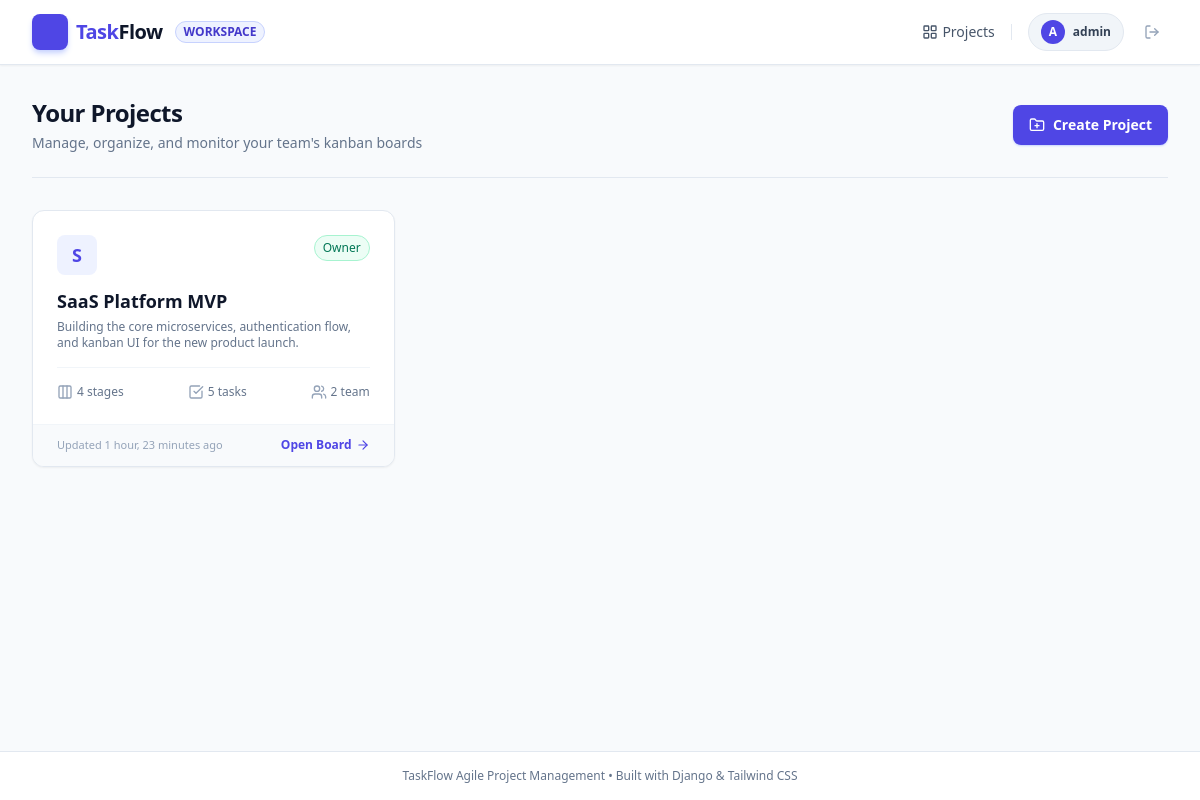
The app's page / (signed in) with its own data.
### boards/models.py (models this page shows, shortened)
class Project(models.Model):
    name = models.CharField(max_length=150)
    description = models.TextField(blank=True)
    owner = models.ForeignKey(User, on_delete=models.CASCADE, related_name='owned_projects')
    members = models.ManyToManyField(User, related_name='projects', blank=True)
    created_at = models.DateTimeField(auto_now_add=True)
    updated_at = models.DateTimeField(auto_now=True)

### boards/views.py (the view)
# urls.py: path('', views.project_list, name='project_list'),
@login_required
def project_list(request):
    projects = Project.objects.filter(
        Q(owner=request.user) | Q(members=request.user)
    ).distinct().order_by('-updated_at')
    form = ProjectForm()
    return render(request, 'boards/project_list.html', {
        'projects': projects,
        'form': form,
    })

### templates/boards/project_list.html (shortened to what this page needs)
{% extends 'base.html' %}
{% block content %}
<div class="max-w-7xl mx-auto px-4 sm:px-6 lg:px-8 py-8 w-full">
    <div class="flex flex-col sm:flex-row sm:items-center sm:justify-between pb-6 border-b border-slate-200 gap-4">
        <div>
            <h1 class="text-2xl font-bold text-slate-900 tracking-tight">Your Projects</h1>
            <p class="text-sm text-slate-500 mt-1">Manage, organize, and monitor your team's kanban boards</p>
        </div>
        <div>
            <button onclick="document.getElementById('newProjectModal').classList.remove('hidden')"
                    class="inline-flex items-center space-x-2 px-4 py-2.5 bg-indigo-600 hover:bg-indigo-700 text-white rounded-lg shadow-sm shadow-indigo-200 text-sm font-semibold transition">
                <i data-lucide="folder-plus" class="w-4 h-4"></i>
                <span>Create Project</span>
            </button>
        </div>
    </div>
    <div class="mt-8">
        {% if projects %}
            <div class="grid grid-cols-1 md:grid-cols-2 lg:grid-cols-3 gap-6">
                {% for project in projects %}
                <div class="bg-white rounded-xl border border-slate-200 shadow-sm hover:shadow-md transition flex flex-col justify-between overflow-hidden group">
                    <div class="p-6">
                        <div class="flex items-start justify-between">
                            <div class="w-10 h-10 rounded-lg bg-indigo-50 text-indigo-600 flex items-center justify-center font-bold text-lg mb-3">
                                {{ project.name|slice:":1"|upper }}
                            </div>
                            <span class="text-xs px-2 py-1 rounded-full font-medium {% if project.owner == user %} bg-emerald-50 text-emerald-700 border border-emerald-200 {% else %} bg-slate-100 text-slate-600 {% endif %}">
                                {% if project.owner == user %}Owner{% else %}Member{% endif %}
                            </span>
                        </div>
                        <h3 class="text-lg font-bold text-slate-900 group-hover:text-indigo-600 transition truncate">
                            <a href="{% url 'project_board' project.id %}">{{ project.name }}</a>
                        </h3>
                        <p class="text-xs text-slate-500 mt-1 line-clamp-2 h-8">
                            {{ project.description|default:"No description provided." }}
                        </p>
                        <div class="mt-4 pt-4 border-t border-slate-100 flex items-center justify-between text-xs text-slate-500">
                            <div class="flex items-center space-x-1">
                                <i data-lucide="columns-3" class="w-4 h-4 text-slate-400"></i>
                                <span>{{ project.columns.count }} stages</span>
                            </div>
                            <div class="flex items-center space-x-1">
                                <i data-lucide="check-square" class="w-4 h-4 text-slate-400"></i>
                                <span>{{ project.tasks.count }} tasks</span>
                            </div>
                            <div class="flex items-center space-x-1">
                                <i data-lucide="users" class="w-4 h-4 text-slate-400"></i>
                                <span>{{ project.members.count|add:1 }} team</span>
                            </div>
                        </div>
                    </div>
                    <div class="bg-slate-50 px-6 py-3 border-t border-slate-100 flex items-center justify-between">
                        <span class="text-[11px] text-slate-400">Updated {{ project.updated_at|timesince }} ago</span>
                        <a href="{% url 'project_board' project.id %}" class="text-xs font-semibold text-indigo-600 hover:text-indigo-700 flex items-center space-x-1">
                            <span>Open Board</span>
                            <i data-lucide="arrow-right" class="w-3.5 h-3.5"></i>
                        </a>
                    </div>
                </div>
                {% endfor %}
            </div>
        {% endif %}
    </div>
</div>
{% endblock %}

### templates/base.html (shortened to what this page needs)
<!DOCTYPE html>
<html lang="en">
<head>
    <script src="https://cdn.tailwindcss.com"></script>
</head>
<body class="bg-slate-50 text-slate-800 min-h-screen flex flex-col font-sans antialiased">
    <header class="bg-white border-b border-slate-200 sticky top-0 z-30 shadow-sm">
        <div class="max-w-7xl mx-auto px-4 sm:px-6 lg:px-8 h-16 flex items-center justify-between">
            <div class="flex items-center space-x-3">
                <a href="{% url 'project_list' %}" class="flex items-center space-x-2 text-indigo-600 font-bold text-xl tracking-tight">
                    <div class="w-9 h-9 rounded-lg bg-indigo-600 flex items-center justify-center text-white shadow-md shadow-indigo-200">
                        <i data-lucide="trello" class="w-5 h-5"></i>
                    </div>
                    <span>Task<span class="text-slate-900">Flow</span></span>
                </a>
                {% if user.is_authenticated %}
                <span class="hidden md:inline-block text-xs uppercase px-2 py-0.5 bg-indigo-50 text-indigo-700 font-semibold rounded-full border border-indigo-200">
                    Workspace
                </span>
                {% endif %}
            </div>
            <div class="flex items-center space-x-4">
                {% if user.is_authenticated %}
                    <a href="{% url 'project_list' %}" class="text-sm font-medium text-slate-600 hover:text-indigo-600 transition flex items-center space-x-1">
                        <i data-lucide="layout-grid" class="w-4 h-4"></i>
                        <span class="hidden sm:inline">Projects</span>
                    </a>
                    <div class="flex items-center space-x-3">
                        <div class="flex items-center space-x-2 bg-slate-100 px-3 py-1.5 rounded-full border border-slate-200">
                            <div class="w-6 h-6 rounded-full bg-indigo-600 text-white flex items-center justify-center text-xs font-bold uppercase">
                                {{ user.username|slice:":1" }}
                            </div>
                            <span class="text-xs font-semibold text-slate-700">{{ user.username }}</span>
                        </div>
                        <form method="post" action="{% url 'logout' %}" class="inline">
                            <button type="submit" class="p-2 text-slate-400 hover:text-rose-600 hover:bg-rose-50 rounded-lg transition" title="Log out">
                                <i data-lucide="log-out" class="w-4 h-4"></i>
                            </button>
                        </form>
                    </div>
                {% else %}
                    <a href="{% url 'login' %}" class="text-sm font-medium text-slate-600 hover:text-indigo-600 transition">Log in</a>
                    <a href="{% url 'register' %}" class="text-sm font-medium px-4 py-2 bg-indigo-600 text-white rounded-lg hover:bg-indigo-700 shadow-sm shadow-indigo-200 transition">Get Started</a>
                {% endif %}
            </div>
        </div>
    </header>
    <main class="flex-1 flex flex-col">
        {% block content %}{% endblock %}
    </main>
    <footer class="bg-white border-t border-slate-200 py-4 text-center text-xs text-slate-500">
        TaskFlow Agile Project Management &bull; Built with Django & Tailwind CSS
    </footer>
</body>
</html>

### records on screen
Project: name "S", shows "Owner", name "SaaS Platform MVP", description "Building the core microservices, authentication flow, and kanban UI for the new product launch.", columns.count "4", tasks.count "5", members.count|add "2", updated_at "1 hour, 23 minutes"

### other values on screen
{{ user.username|slice:":1" }} "A"
{{ user.username }} "admin"
